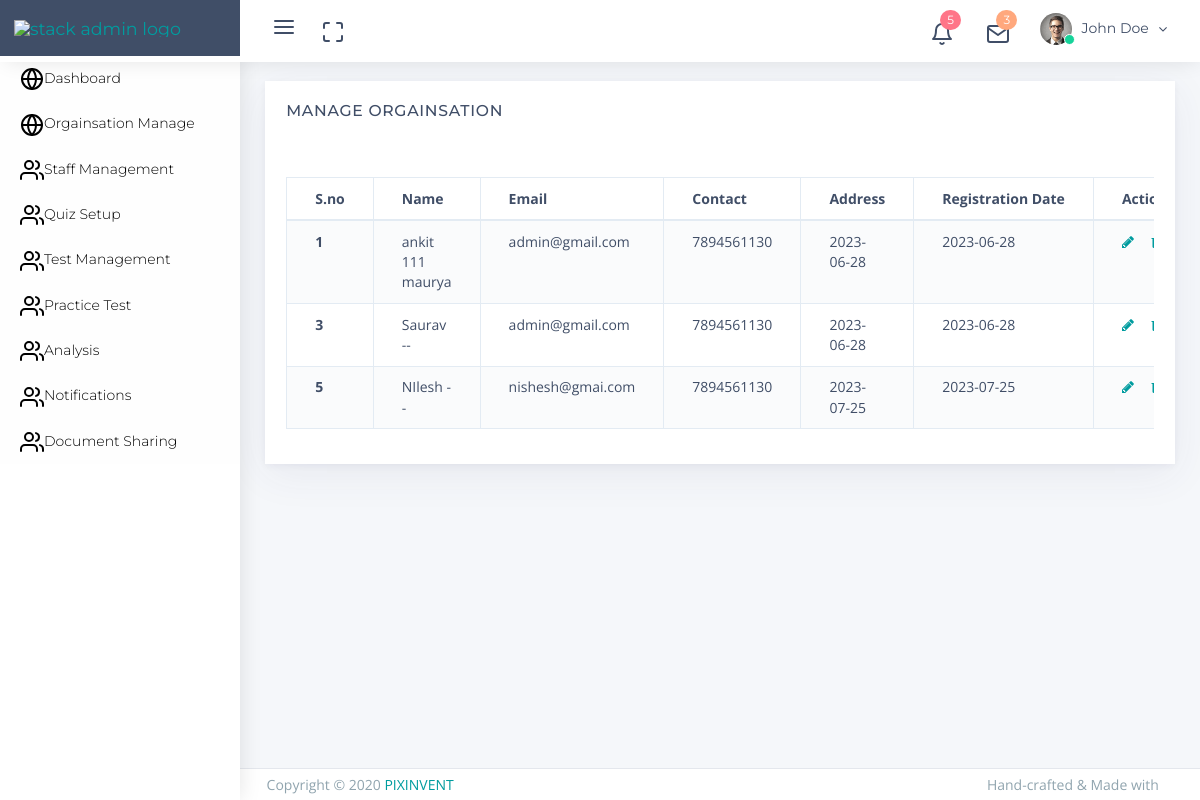
Page /stack-responsive-bootstrap-4-admin-template/dashboard/admin/manage_user.php on the committed database.
### tables this page shows
CREATE TABLE `user_info` (
  `id` int(11) NOT NULL,
  `f_name` varchar(255) NOT NULL,
  `l_name` varchar(255) NOT NULL,
  `user_regis` date NOT NULL DEFAULT current_timestamp(),
  `email` varchar(255) NOT NULL,
  `contact` varchar(255) NOT NULL,
  `address` text NOT NULL
);

### stack-responsive-bootstrap-4-admin-template/dashboard/admin/manage_user.php (the view, shortened to what this page needs)
<?php include "../common/header.php"; ?>
<?php
$servername = "localhost";
$username = "root";
$password = "";
$dbname = "rivi";
$conn = mysqli_connect($servername, $username, $password, $dbname);
?>
<div class="app-content content">
    <div class="content-wrapper">
        <div class="content-body">
            <section id="configuration">
                <div class="row">
                    <div class="col-12">
                        <div class="card">
                            <div class="card-header">
                                <h4 class="card-title">Manage Orgainsation</h4>
                                <div class="heading-elements">
                                    <ul class="list-inline mb-0">
                                        <li>
                                            <a data-action="collapse"><i class="feather icon-minus"></i></a>
                                        </li>
                                        <li>
                                            <a data-action="reload"><i class="feather icon-rotate-cw"></i></a>
                                        </li>
                                        <li>
                                            <a data-action="expand"><i class="feather icon-maximize"></i></a>
                                        </li>
                                        <li>
                                            <a data-action="close"><i class="feather icon-x"></i></a>
                                        </li>
                                    </ul>
                                </div>
                            </div>
                            <div class="card-content collapse show">
                                <div class="card-body card-dashboard">
                                    <div class="table-responsive">
                                        <table id="manage_org" class="table table-striped table-bordered zero-configuration">
                                            <thead>
                                                <tr>
                                                    <th>S.no</th>
                                                    <th>Name</th>
                                                    <th>Email</th>
                                                    <th>Contact</th>
                                                    <th>Address</th>
                                                    <th>Registration Date</th>
                                                    <th>Action</th>
                                                </tr>
                                            </thead>
                                            <tbody>
                                                <?php
                                                $sql = "SELECT * FROM user_info";
                                                $result = mysqli_query($conn, $sql);
                                                $i = 1;
                                                if (mysqli_num_rows($result) > 0) {
                                                    while ($row = mysqli_fetch_assoc($result)) { ?>
                                                        <tr>
                                                            <th> <?php echo $i++ ?></th>
                                                            <td><?php echo $row['f_name'] . " " . $row['l_name']; ?></td>
                                                            <td><?php echo $row['email']; ?></td>
                                                            <td><?php echo $row['contact']; ?></td>
                                                            <td><?php echo $row['address']; ?></td>
                                                            <td><?php echo $row['user_regis']; ?></td>
                                                            <td>
                                                                <a href="update_user.php?org_id=<?php echo $row['id']; ?>" title="Edit" class="mr-1"><i class="fa fa-pencil" aria-hidden="true"></i></a>
                                                                <a href="delete_user.php?org_id=<?php echo $row['id']; ?>" title="Delete" class=""><i class="fa fa-trash" aria-hidden="true"></i></a>
                                                            </td>
                                                        </tr>
                                                <?php $i++;
                                                    }
                                                } else {
                                                    echo "0 results";
                                                }
                                                ?>
                                            </tbody>
                                        </table>
                                    </div>
                                </div>
                            </div>
                        </div>
                    </div>
                </div>
            </section>
        </div>
    </div>
</div>
<?php include "../common/footer.php"; ?>

### rows in the picture
user_info: f_name "ankit 111", l_name "maurya", email "admin@gmail.com", contact "7894561130", address "2023-06-28", user_regis "2023-06-28"
user_info: f_name "Saurav", l_name "--", email "admin@gmail.com", contact "7894561130", address "2023-06-28", user_regis "2023-06-28"
user_info: f_name "NIlesh", l_name "--", email "nishesh@gmai.com", contact "7894561130", address "2023-07-25", user_regis "2023-07-25"
